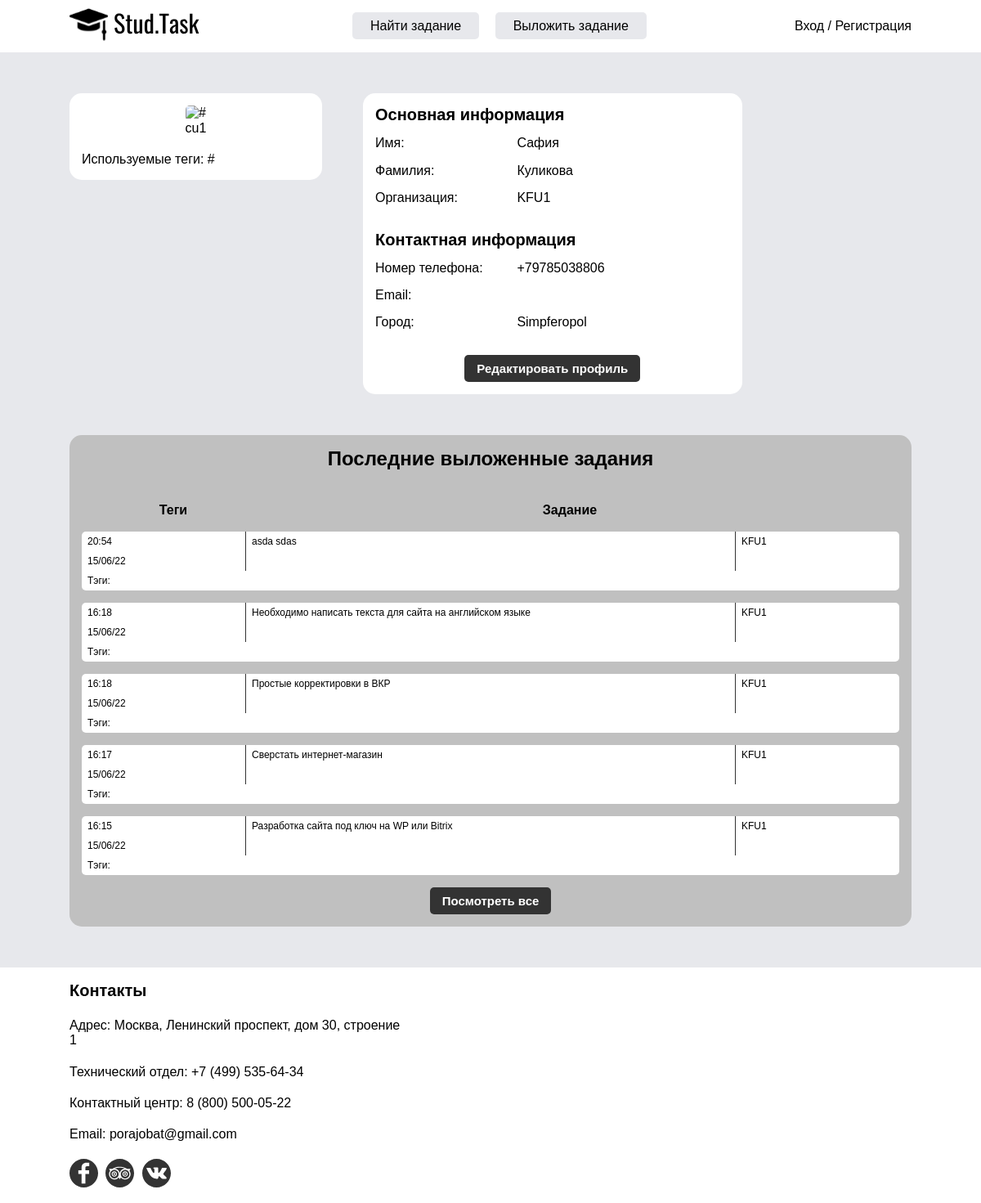
/user/customer/12/info/, run on the app's committed database.
### diplom/app_users/models.py (models this page shows)
class ProfileCustomerModel(models.Model):
    user = models.OneToOneField(User, on_delete=models.CASCADE)
    profile_img = models.ImageField(upload_to='profile_img/', blank=True)
    company = models.CharField(blank=True, max_length=50)
    phone = models.CharField(blank=True, max_length=15)
    city = models.CharField(blank=True, max_length=50)
    class Meta:
        verbose_name = 'Работодатель'
        verbose_name_plural = 'Работодатели'

### diplom/app_tasks/models.py (models this page shows, shortened)
class TaskModel(models.Model):
    user = models.ForeignKey(User, on_delete=models.CASCADE, related_name='tasksmodels', verbose_name='Пользователь')
    title = models.CharField(max_length=150, db_index=True, verbose_name='Заголовок')
    content = models.TextField(max_length=1500, db_index=True, verbose_name='Задание')
    pub_date = models.DateTimeField(auto_now_add=True)
    tags = models.ForeignKey('Tag', on_delete=models.CASCADE, related_name='tasks')
    files = models.FileField(upload_to="task_files/", blank=True, verbose_name='Файл')
    class Meta:
        db_table = 'tasks'
        ordering = ['-pub_date']
        verbose_name = 'Задание'
        verbose_name_plural = 'Задания'

### diplom/app_users/views.py (the view)
# urls.py: path('customer/<int:pk>/info/', CustomerDetailView.as_view(), name='customer-detail'),
class CustomerDetailView(DetailView):
    model = User
    template_name = 'app_users/customer_detail.html'
    def get_context_data(self, **kwargs):
        context = super().get_context_data(**kwargs)
        context['tasks'] = TaskModel.objects.filter(user=self.object)
        return context

### diplom/diplom/diplom/templates/app_users/customer_detail.html (shortened to what this page needs)
{% extends 'base.html' %}
{% load static %}
{% block head %}
    <link rel="stylesheet" href="{% static 'css/user_detail/customer_style.css' %}">
{% endblock %}
{% block main %}
    <main class="main">
    <div class="container">
      <div class="main__content-info info flex">
        <div class="info__user content">
          <div class="content__photo">
            <p class="photo">
              {% if object.profilecustomermodel.profile_img %}
                <img src="{{ object.profilecustomermodel.profile_img.url}}" alt="{{ object.username }}" width="150px" height="200px">
              {% else %}
                <img src="https://kapstr.admin-smolensk.ru/files/79/no_profile_picture.gif" width="150px" height="200px" alt="#">
              {% endif %}
            </p>
            <p class="username">
              {{ object.username }}
            </p>
          </div>
          <p class="content__tags">
            Используемые теги: #
          </p>
        </div>
        <div class="info__ptofile information">
          <div class="information__basic user">
            <h2 class="title user__title">
              Основная информация
            </h2>
            <div class="user__name flex user-content">
              <p class="left-column">
                Имя:
              </p>
              <p class="name right-column">
                {{ object.first_name }}
              </p>
            </div>
            <div class="user__lastname flex user-content">
              <p class="left-column">
                Фамилия:
              </p>
              <p class="lastname right-column">
                {{ object.last_name }}
              </p>
            </div>
            <div class="user__birth flex user-content">
              <p class="left-column">
                Организация:
              </p>
              <p class="birth right-column">
                {{ object.profilecustomermodel.company }}
              </p>
            </div>
          </div>
          <div class="information__contact user">
            <h2 class="title user__title">
              Контактная информация
            </h2>
            <div class="user__tel flex user-content">
              <p class="left-column">
                Номер телефона:
              </p>
              <p class="tel right-column">
                {{ object.profilecustomermodel.phone }}
              </p>
            </div>
            <div class="user__email flex user-content">
              <p class="left-column">
                Email:
              </p>
              <p class="email right-column">
              </p>
            </div>
            <div class="user__city flex user-content">
              <p class="left-column">
                Город:
              </p>
              <p class="city right-column">
                {{ object.profilecustomermodel.city }}
              </p>
            </div>
          </div>
          <div class="inf__btn">
            <button class="info__user-btn btn-reset">
              <a href="{% url 'customer-edit' object.id %}">Редактировать профиль</a>
            </button>
          </div>
        </div>
      </div>
      <div class="main__content-tasks tasks">
        <h2 class="tasks__title title">
          Последние выложенные задания
        </h2>
        <div class="tasks__text flex">
          <p class="tasks__block-tegs descr">
            Теги
          </p>
          <p class="tasks__block-task descr">
            Задание
          </p>
        </div>
        {% for task in tasks|slice:5 %}
          <div class="tasks__block ">
            <div class=" flex">
              <div class="tasks__block-left">
                <div>{{ task.pub_date|date:"G:i" }}</div>
                <div>{{ task.pub_date|date:"d/m/y" }}</div>
              </div>
              <div class="tasks__block-middle">
                <a href="{% url 'task_detail' pk=task.id %}">{{ task.title }}</a>
              </div>
              <div class="tasks__block-right">
                <a href="{% url 'customer-detail' task.user.id %}">{{ task.user.profilecustomermodel.company }}</a>
              </div>
            </div>
            <div class="bottom_tags">
              Тэги:
            </div>
          </div>
        {% endfor %}
        <form class="inf__btn">
          <button class="info__user-btn btn-reset">
            <a href="{% url 'user_tasks' user_id=object.id %}">Посмотреть все</a>
          </button>
        </form>
      </div>
    </div>
  </main>
{% endblock %}

### diplom/diplom/diplom/static/css/base/style.css (style rules this page uses)
:root { --color-white: #fff; --color-black: #333; --color-light-gray: #E7E8EC; --color-gray: #c0c0c0; }
html { box-sizing: border-box; background-color: var(--color-light-gray); height: 100%; }
*, *::before, *::after { box-sizing: inherit; }
a { color: inherit; text-decoration: none; }
img { max-width: 100%; }
body { font-family: 'Montserrat', sans-serif; margin: 0 auto; min-width: 320px; }
.body { flex-direction: column; justify-content: space-between; min-height: 100%; }
.btn-reset { padding: 0; border: 0; background: none; cursor: pointer; }
.flex { display: flex; }
.container { max-width: 1060px; padding: 0 15px; margin: 0 auto; }
.title { margin: 0; }

### diplom/diplom/diplom/static/css/user_detail/customer_style.css (style rules this page uses)
.main { margin-bottom: 50px; }
.main__content-info { align-items: flex-start; margin-bottom: 50px; }
.info__user { background-color: var(--color-white); padding: 15px; border-radius: 15px; width: 30%; margin-right: 50px; }
.info__user p:last-child { margin: 0; }
.user__title { font-style: normal; font-weight: bold; font-size: 20px; line-height: 22px; }
.user-content p { margin: 0; margin-top: 15px; }
.user:not(:last-child) { margin-bottom: 30px; }
.content__photo { text-align: center; margin-bottom: 20px; }
.content__photo .photo { margin: 0; }
.content__photo .username { margin: 0; }
.content__photo .photo img { border-radius: 5px; }
.info__ptofile { background-color: var(--color-white); padding: 15px; border-radius: 15px; width: 45%; }
.left-column { width: 40%; }
.right-column { width: 60%; }
.inf__btn { text-align: center; }
.info__user-btn { background-color: var(--color-black); padding: 3px 15px; border-radius: 5px; color: var(--color-white); font-style: normal; font-weight: bold; font-size: 15px; line-height: 27px; }
.main__content-tasks { background-color: var(--color-gray); border-radius: 15px; padding: 15px; }
.tasks__title { text-align: center; margin: 0; margin-bottom: 25px; }
.tasks__block-tegs { width: 20%; }
.tasks__block-task { width: 80%; }
.tasks__text { padding: 0 15px; }
.tasks__text .descr { text-align: center; font-size: 16px; font-weight: bold; }
.tasks__block-left { width: 20%; padding-left: 7px; }
.tasks__block { align-items: center; border-radius: 5px; min-height: 60px; font-style: normal; font-weight: 400; font-size: 12px; line-height: 24px; background-color: var(--color-white); }
.tasks__block-middle { width: 60%; border-right: 1px solid #333; border-left: 1px solid #333; padding-left: 7px; }
.tasks__block-right { width: 20%; padding-left: 7px; }
.bottom_tags { padding: 0 7px; }
.tasks__block:not(:last-child) { margin-bottom: 15px; }

### data on the page
TaskModel: pub_date "20:54", pub_date "15/06/22", title "asda sdas", user.profilecustomermodel.company "KFU1"
TaskModel: pub_date "16:18", pub_date "15/06/22", title "Необходимо написать текста для сайта на английском языке", user.profilecustomermodel.company "KFU1"
TaskModel: pub_date "16:18", pub_date "15/06/22", title "Простые корректировки в ВКР", user.profilecustomermodel.company "KFU1"
TaskModel: pub_date "16:17", pub_date "15/06/22", title "Сверстать интернет-магазин", user.profilecustomermodel.company "KFU1"
TaskModel: pub_date "16:15", pub_date "15/06/22", title "Разработка сайта под ключ на WP или Bitrix", user.profilecustomermodel.company "KFU1"

### other printed values
{{ object.username }} "cu1"
{{ object.first_name }} "Сафия"
{{ object.last_name }} "Куликова"
{{ object.profilecustomermodel.company }} "KFU1"
{{ object.profilecustomermodel.phone }} "+79785038806"
{{ object.profilecustomermodel.city }} "Simpferopol"
